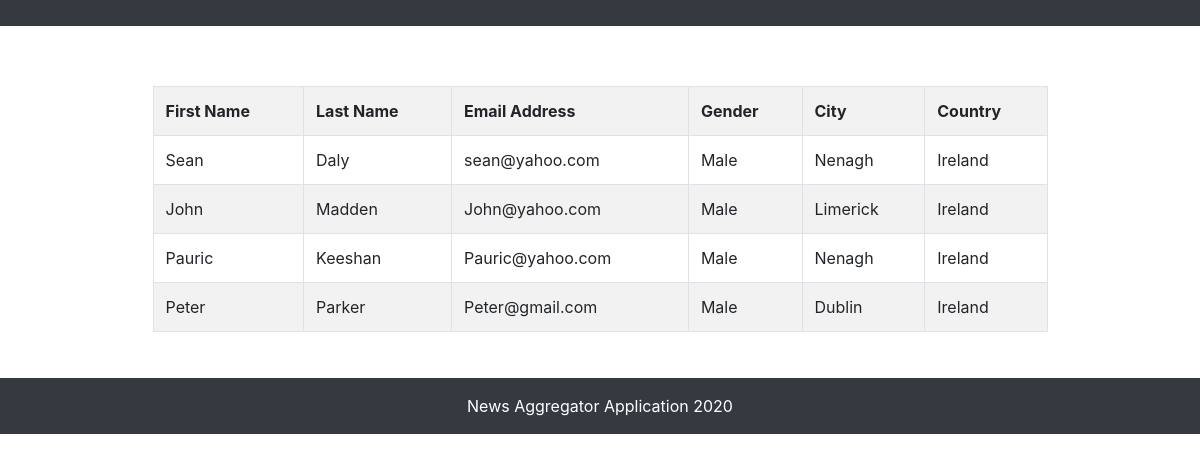
The page /users.php on the database its author committed.
### tables this page shows
CREATE TABLE `wm_users` (
  `userid` int(11) NOT NULL AUTO_INCREMENT,
  `first_name` varchar(50) NOT NULL,
  `last_name` varchar(50) NOT NULL,
  `emailadd` varchar(50) NOT NULL,
  `gender` varchar(50) NOT NULL,
  `city` varchar(50) NOT NULL,
  `country` varchar(50) NOT NULL,
  `password` varchar(50) NOT NULL,
  `type_of_user` enum('user','admin') NOT NULL,
  PRIMARY KEY (`userid`),
  UNIQUE KEY `emailadd` (`emailadd`)
);

### controller/Controller.php (called while the page is built, shortened)
<?php
include_once("model/Model.php");
class Controller {
	public $model;
	public function __construct()
    {
        $this->model = new Model();
    }
	public function show_users(){
		$users = $this->model->getAllUsers();
		include 'view/users.php';
	}
}
?>

### users.php (called while the page is built)
<?php
include_once("controller/Controller.php");
$controller = new Controller();
$controller->show_users();
?>

### model/Model.php (called while the page is built, shortened)
<?php
class Model {
	public $conn;
	public function __construct($host = 'localhost', $username = 'mydatabase_admin', $password = 'Office365', $dbname = 'mydatabase')
    {
        $this->conn = mysqli_connect($host, $username, $password, $dbname);
    }
	public function getAllUsers(){
		$result = mysqli_query($this->conn, "SELECT * FROM wm_users WHERE type_of_user != 'admin' ");
		$row = mysqli_fetch_all($result,MYSQLI_ASSOC);
		return $row;
	}
}
?>

### view/users.php (the view)
<?php include('header.php');
include('menu.php');
?>
    <div class="container" style="padding-top:30px;padding-bottom:30px;">
      <?php
      print "<div class='col-md-10 offset-md-1'><table class='table table-bordered table-striped'>
      <tr>
        <th>First Name</th>
        <th>Last Name</th>
        <th>Email Address</th>
        <th>Gender</th>
        <th>City</th>
        <th>Country</th>
      </tr>";
      foreach($users as $row) {
        print "<tr>
          <td>".$row['first_name']."</td>
          <td>".$row['last_name']."</td>
          <td>".$row['emailadd']."</td>
          <td>".$row['gender']."</td>
          <td>".$row['city']."</td>
          <td>".$row['country']."</td>
        </tr>";
      }
      print "</table></div>";
    ?>
    </div>
<?php include('footer.php');?>

### view/header.php (shortened to what this page needs)
<!DOCTYPE html>
<html lang="en">
  <head>
    <link href="vendor/bootstrap/css/bootstrap.min.css" rel="stylesheet">
    <link href="css/modern-business.css" rel="stylesheet">
    <link rel="stylesheet" href="./vendor/bootstrap/css/bootstrap-datepicker.css">
  </head>
  <body>

### view/menu.php (shortened to what this page needs)
<nav class="navbar fixed-top navbar-expand-lg navbar-dark bg-dark fixed-top">
  <div class="container">
  </div>
</nav>

### view/footer.php (shortened to what this page needs)
    <footer class="py-3 bg-dark">
      <div class="container">
        <p class="m-0 text-center text-white">News Aggregator Application <?php echo date('Y'); ?></p>
      </div>
    </footer>
  </body>
</html>

### css/modern-business.css (style rules this page uses)
body { padding-top: 54px; }
@media (min-width: 992px) { body { padding-top: 56px; } }

### rows shown on the page
wm_users: first_name "Sean", last_name "Daly", emailadd "sean@yahoo.com", gender "Male", city "Nenagh", country "Ireland"
wm_users: first_name "John", last_name "Madden", emailadd "John@yahoo.com", gender "Male", city "Limerick", country "Ireland"
wm_users: first_name "Pauric", last_name "Keeshan", emailadd "Pauric@yahoo.com", gender "Male", city "Nenagh", country "Ireland"
wm_users: first_name "Peter", last_name "Parker", emailadd "Peter@gmail.com", gender "Male", city "Dublin", country "Ireland"
